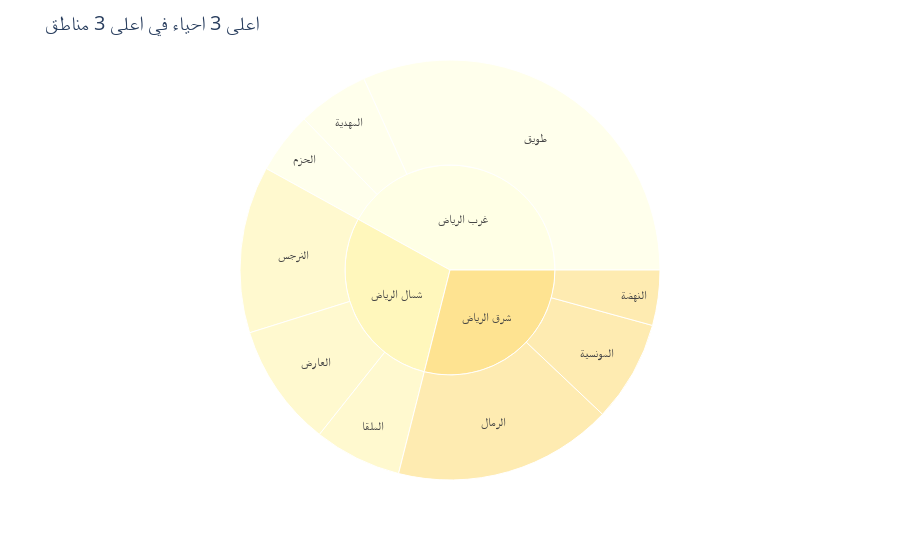

The cell this chart's notebook holds for it:
### Code cell
import plotly.express as px
import arabic_reshaper
from bidi.algorithm import get_display

# Count the occurrences of each location
location_counts = df['location'].value_counts()

# Get the top 3 frequent locations
top3_locations = location_counts.nlargest(3).index

# Filter the data for the top 3 locations
filtered_data = df[df['location'].isin(top3_locations)]

# Group the filtered data by location and neighborhood, and count the occurrences
grouped_data = filtered_data.groupby(['location', 'neighbourhood']).size().reset_index(name='count')

# Get the top 3 neighborhoods for each location
top3_neighbourhoods = grouped_data.groupby('location').apply(lambda x: x.nlargest(3, 'count')).reset_index(drop=True)
# Reshape the Arabic text for proper display
reshaped_location = [get_display(get_display(loc)) for loc in top3_neighbourhoods['location']]
reshaped_neighbourhood = [get_display(get_display(nbhd)) for nbhd in top3_neighbourhoods['neighbourhood']]
# Create a sunburst chart
fig = px.sunburst(top3_neighbourhoods, path=[reshaped_location, reshaped_neighbourhood], values='count',
                  color_discrete_sequence=px.colors.sequential.YlOrBr)

# Customize the layout
fig.update_layout(
    # Customize the chart
    title =arabic_reshaper.reshape('اعلى 3 احياء في اعلى 3 مناطق'),
    #title='Top 3 Neighborhoods for top 3 Location',
    title_font_size=20
)

# Show the chart
fig.show()

### Figure 1 — Plotly figure (JSON) as saved in the notebook; plotly's stock layout.template omitted (floating-point values rounded to 4 significant figures)
{"data": [{"branchvalues": "total", "domain": {"x": [0, 1], "y": [0, 1]}, "hovertemplate": "labels=%{label}<br>count=%{value}<br>parent=%{parent}<br>id=%{id}<extra></extra>", "ids": ["غرب الرياض/ الحزم ", "شرق الرياض/ الرمال ", "شمال الرياض/ العارض ", "شمال الرياض/ الملقا ", "غرب الرياض/ المهدية ", "شرق الرياض/ المونسية ", "شمال الرياض/ النرجس ", "شرق الرياض/ النهضة ", "غرب الرياض/ طويق ", "شرق الرياض", "شمال الرياض", "غرب الرياض"], "labels": [" الحزم ", " الرمال ", " العارض ", " الملقا ", " المهدية ", " المونسية ", " النرجس ", " النهضة ", " طويق ", "شرق الرياض", "شمال الرياض", "غرب الرياض"], "name": "", "parents": ["غرب الرياض", "شرق الرياض", "شمال الرياض", "شمال الرياض", "غرب الرياض", "شرق الرياض", "شمال الرياض", "شرق الرياض", "غرب الرياض", "", "", ""], "type": "sunburst", "values": [1161, 4136, 2324, 1651, 1346, 1912, 3151, 1042, 7775, 7090, 7126, 10282]}], "layout": {"legend": {"tracegroupgap": 0}, "margin": {"t": 60}, "sunburstcolorway": ["rgb(255,255,229)", "rgb(255,247,188)", "rgb(254,227,145)", "rgb(254,196,79)", "rgb(254,153,41)", "rgb(236,112,20)", "rgb(204,76,2)", "rgb(153,52,4)", "rgb(102,37,6)"], "title": {"font": {"size": 20}, "text": "ﺍﻋﻠﻰ 3 ﺍﺣﻴﺎﺀ ﻓﻲ ﺍﻋﻠﻰ 3 ﻣﻨﺎﻃﻖ"}}}
